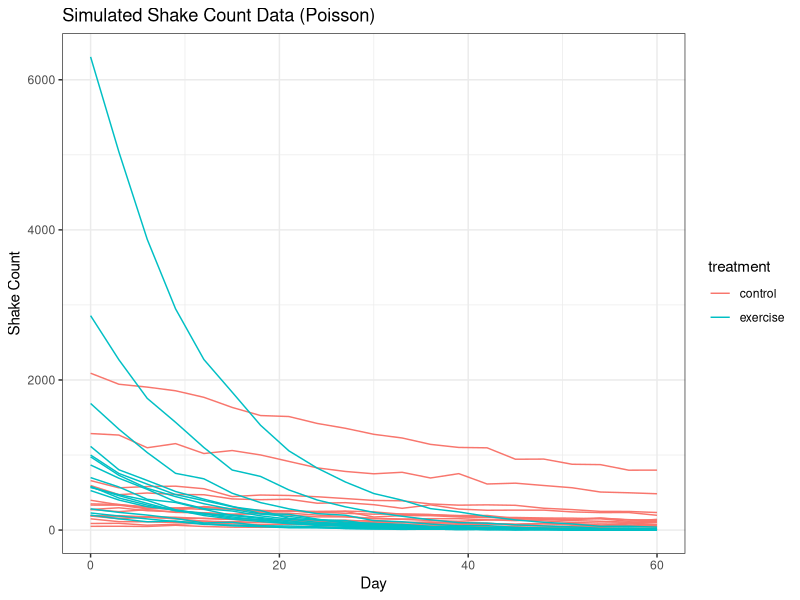

Write the R code that produced this figure. (Note: this script raises an error after producing the figure.)
library(glmmTMB)
library(dplyr)
library(purrr)
library(broom.mixed)
library(tidyverse)
library(ggplot2); theme_set(theme_bw())
library(lme4)

set.seed(202)

n_per_group=15; days=seq(0, 60, by=3) 
n_groups <- 2

beta0=6; beta_day=(-1.0/60); beta_daytreat=(-4.0/60)
#betas. beta0: initial number of "shakes"; beta_day: slope (average decrease in shakes per day in control group)
#beta_daytreat: average *additional* decrease in shakes per day (relative to control) in treatment group

#model
form0 <- ~ 1 + day + treatment:day + (day | batID)
form1 <- shakes ~ 1 + day + treatment:day + (day | batID)
#shakes: response variable; 1: intercept (shakes when all predictor variables are set to 0)
#day: the effect of day on shakes; treatment:day: interaction (the effect of day on shakes varies depending on treatment level)
#(day | batID); random effects (allows for individual variability in the intercept and slope of the relationship between "day" and "shakes" among different bats)

corr_trans <- function(rho) rho/(sqrt(1+rho^2))
#correlation between intercepts and slopes
#we have set rho to -0.75 below, but the calculation is needed to change from -1 and 1 to negative infinity and positive infinity (don't quite get this)

sdint=1; sdslope=(0.5/60); corr=corr_trans(-0.75); sdres=0.1
#thetas, and betad. sdint: standard deviation of intercept (plus/minus 10); sdslope: standard deviation of the slope
#corr: see above; sdred (betad): standard deviation of residual variance (plus/minus 2) 
#sdint, sdslope and betad are on log scale to ensure they are positive 
n_bats <- n_per_group*n_groups


# Poisson GLMM
form_poisson <- ~ 1 + day + treatment:day + (1 | batID) # Poisson GLMM

# Update simulation function for count data with Poisson distribution
sim_count_poisson <- function(n_per_group, days, beta0, beta_day, beta_daytreat
                              , sdint, sdslope, corr, ...
){
  batID <- as.factor(1:n_bats) 
  treatment <- as.factor(rep(c("control", "exercise"), each=n_per_group)) 
  tdat <- data.frame(batID, treatment) 
  dat1 <- expand.grid(batID=batID, day=days) 
  count_data <- full_join(dat1, tdat, by="batID")
  
  # Simulate flightCount using simulate_new directly
  count_data$shakes <- simulate_new(form_poisson, 
                                    nsim = 1,
                                    family = "poisson",
                                    newdata = count_data,
                                    newparams = list(
                                      beta = c(beta0, beta_day, beta_daytreat),
                                      theta = c(log(sdint), log(sdslope), corr),
                                      betad = log(sdres)
                                    ))[[1]]
  
  return(count_data)
}

# Simulate count data with Poisson distribution
s_poisson <- sim_count_poisson(n_per_group=n_per_group, days=days,
                               beta0=beta0, beta_day=beta_day, beta_daytreat=beta_daytreat,
                               sdint=sdint, sdslope=sdslope, corr=corr)

# Plot the simulated count data
plot_count_sim <- function(count_data) {
  ggplot(count_data, aes(day, shakes, colour = treatment)) +
    geom_line(aes(group=batID)) +
    ggtitle("Simulated Shake Count Data (Poisson)") +
    ylab("Shake Count") + xlab("Day")
}

plot_count_sim(s_poisson)




#percent difference
wide_poisson <- pivot_wider(s_poisson, 
                            names_from = day,  
                            values_from = shakes)

first_values <- wide_poisson[, 3]  # Assuming the first variable starts from column 2
last_values <- wide_poisson[, ncol(wide_poisson)] 

percent_difference <- ( 1 - (last_values / first_values) ) *100

wide_poisson <- (wide_poisson %>% left_join(percent_difference, by = "60")
                 %>% mutate(percent_differences= percent_difference))

print(percent_difference)


#create fit function for model and return fitted model object 
fit <- function(count_data){
  return(glmmTMB(form1 #specified model
                 , data=count_data
                 , family = "poisson"
  ))
}

## BMB: could speed up by combining simfun and fitfun, using
## nsim = nsim ...
#create function that simulates data, models it, and extracts coefficients and CIs
simCIs <- function(simfun, fitfun, ...){ #takes 2 arguments (one that simulates data, one that fits a model to the simulated data)
  dat <- simfun(...) #simulates data, ... allows passing additional arguments to simfun if needed
  fit <- fitfun(dat) #fits model 
  tt <- (tidy(fit, effects = "fixed", conf.int = TRUE) #extracts the model coefficients and their confidence intervals
         %>% select(term, est = estimate, lwr = conf.low, upr = conf.high) #selects specific columns: coefficient names (term), estimates (estimate), lower CI bounds (conf.low), and upper CI bounds (conf.high)
         %>% mutate(across(where(is.character), factor)) #converts character columns to factors (for downstream analyses, plotting)
  )
  return(tt) #returns extracted model coefficients and their CIs
}

## test once before running a lot
#Print estimates, lower CI bounds, and upper CI bounds 
print(simCIs(simfun=sim, fitfun=fit#Call simCI function, apply sim and fit functions,
             , n_per_group=n_per_group, days=days #apply set parameters
             , beta0=beta0, beta_day=beta_day, beta_daytreat=beta_daytreat
             , sdint=sdint, sdslope=sdslope, corr=corr, sdres=sdres
))

#how many reps of the simulation we want
nReps <- 1000

## BMB: for slow stuff it is probably better to take apart the pieces
## (1) generate a big list of fitted objects
## (2) then run a separate workflow step to compute the summary
##     statistics you're interested in

#apply the simCIs function iteratively to simulate data, fit models, and calculate confidence intervals, save dataframe as cis
system.time(
  cis <- map_dfr(1:nReps, simCIs, .id="sim_flight" #iterates over 1000 reps (set above), applying simCIs for each iteration. adds "sim" column for simulation number
                 , .progress = interactive() #progress bar
                 , simfun=sim, fitfun=fit #functions fit to simCIs
                 , n_per_group = n_per_group, days=days #parameters fit to simCIs
                 , beta0=beta0, beta_day=beta_day, beta_daytreat=beta_daytreat#these parameters are fit into simfunin simCIs with ... above
                 , sdint=sdint, sdslope=sdslope, corr=corr, sdres=sdres
  )
)
## BMB: about 6 minutes for 1000 reps on my laptop
## (could make faster by parallelizing etc., but adds complexity)

saveRDS(cis, "bat_flight_sims.RDS")
